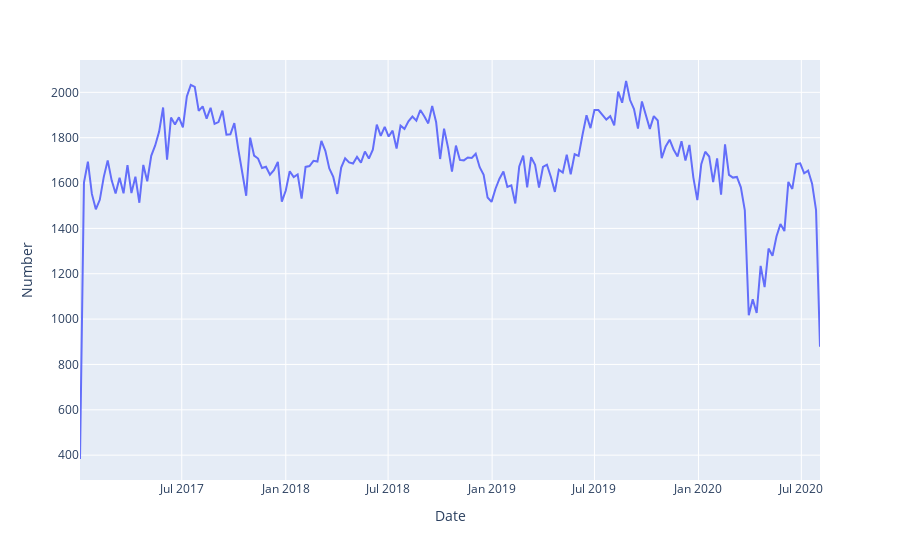

Notebook code cell kept with this figure:
### Markdown cell above
To make the analysis easier to read, data is grouped on a weekly bases starting the week on Monday.

### Code cell
#df.dtypes weekly start on Monday
df_Week = df.groupby(['Combine', pd.Grouper(key='Date', freq='W-MON')])[['Number']].sum()
#Flattend file
df_Week = pd.DataFrame(df_Week.to_records())
#df_Week.head()
# produces Pandas Series to remember
#data.groupby('month')['duration'].sum() 
# Produces Pandas DataFrame
#data.groupby('month')[['duration']].sum()

df_Week=df_Week.sort_values(by='Date')
fig = px.line(df_Week, x='Date', y="Number")
fig.show()

### Figure 1 — Plotly figure (JSON) as saved in the notebook; plotly's stock layout.template omitted (floating-point values rounded to 4 significant figures; data arrays with more than 128 entries replaced by an {"elided": "..."} marker saying what was removed)
{"data": [{"hovertemplate": "Date=%{x}<br>Number=%{y}<extra></extra>", "legendgroup": "", "line": {"color": "#636efa", "dash": "solid"}, "mode": "lines", "name": "", "orientation": "v", "showlegend": false, "type": "scatter", "x": {"elided": "188 str values"}, "xaxis": "x", "y": {"elided": "188 int values"}, "yaxis": "y"}], "layout": {"legend": {"tracegroupgap": 0}, "margin": {"t": 60}, "xaxis": {"anchor": "y", "domain": [0, 1], "title": {"text": "Date"}}, "yaxis": {"anchor": "x", "domain": [0, 1], "title": {"text": "Number"}}}}
